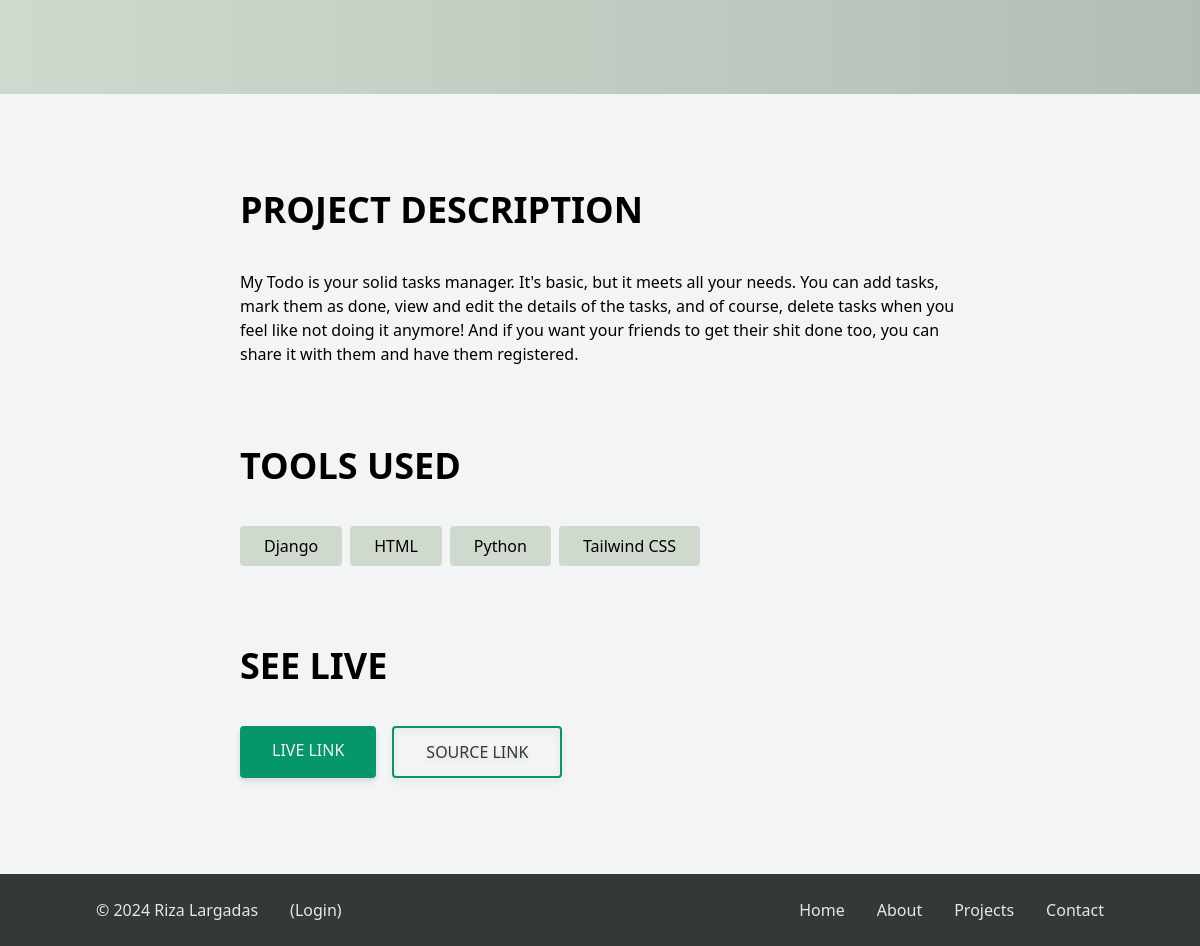
The page /projects/c8a11c6ed48344d09503480bc0790347/ (lower part) on the database as committed earlier.
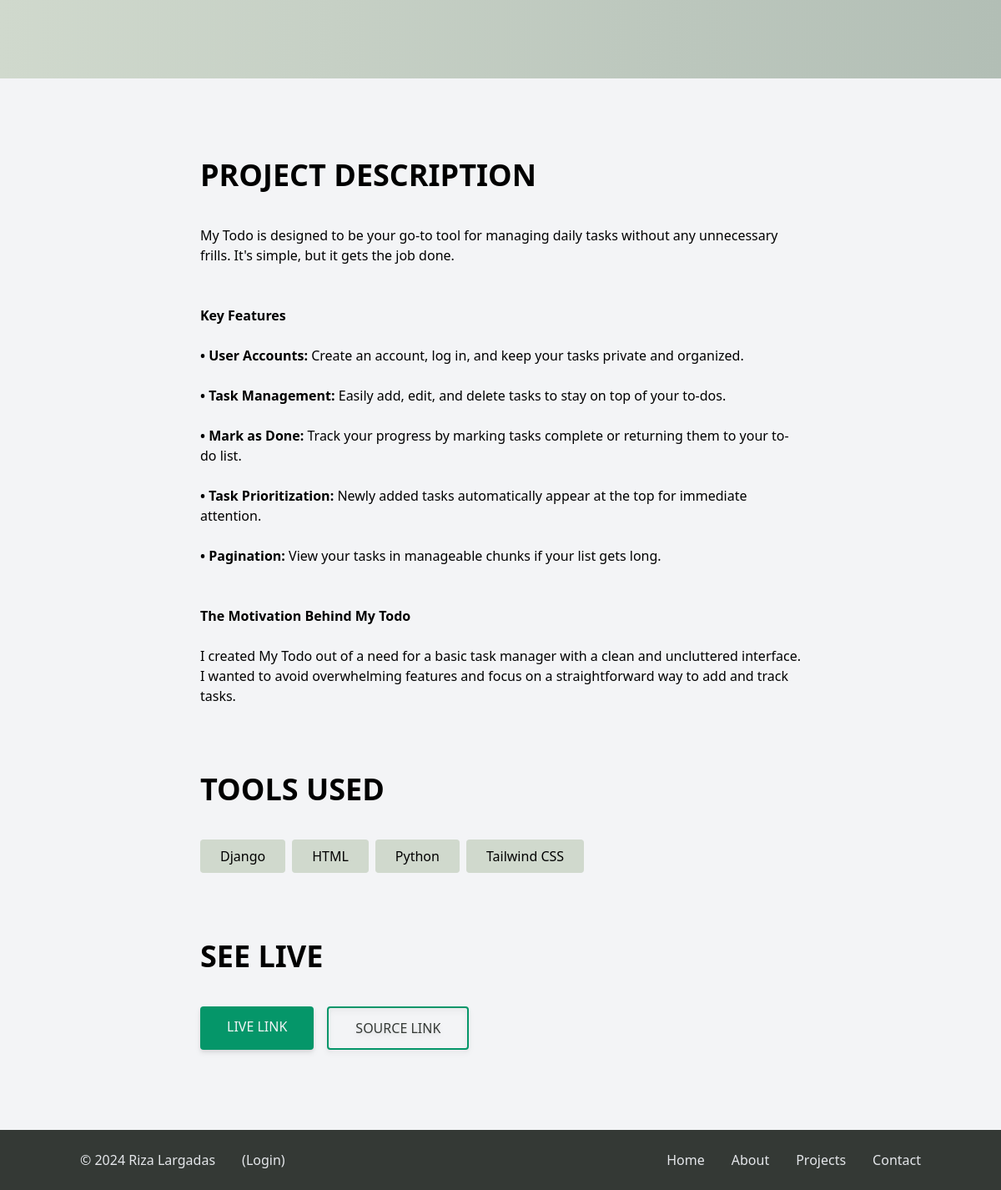
The same page on the database as committed later.
### project/models.py (models this page shows, shortened)
class Project(models.Model):
    id = models.UUIDField(default=uuid.uuid4, primary_key=True, editable=False)
    title = models.CharField(max_length=200)
    overview = models.TextField(blank=True, null=True)
    description = HTMLField(null=True, blank=True)
    project_image = models.ImageField(
        upload_to="projects/", default="default.png")
    tags = models.ManyToManyField(Tag)
    date_created = models.DateTimeField(auto_now_add=True)
    live_link = models.CharField(max_length=1000, null=True, blank=True)
    source_link = models.CharField(max_length=1000, null=True, blank=True)
    class Meta:
        ordering = ["-date_created"]

### project/views.py (the view)
# urls.py: path('projects/', include('project.urls')),
def project(request, pk):
    project = get_object_or_404(Project, pk=pk)
    return render(request, 'project/project.html', {'project': project})

### project/models.py (called while the page is built)
    def __str__(self):
        return self.name

### project/templates/project/project.html (shortened to what this page needs)
{% extends "core/base.html" %}
{% block content %}
<section class=''>
    <div class="flex flex-col items-center px-10 md:px-24 py-10 md:py-24 bg-gradient-to-r from-light-gray to-ash-gray">
    </div>
    <div class="w-[80%] md:w-[60%] mx-auto py-10 md:py-24">
        <h2 class='text-3xl md:text-4xl font-bold'><span class="uppercase">Project Description</span></h2>
        <p class='mt-10'>{{project.description|safe}}</p>
        <h2 class='text-3xl md:text-4xl font-bold mt-20'><span class="uppercase">Tools Used</span></h2>
        <ul class="mt-10 mx-auto flex flex-wrap gap-2">
            {% for tag in project.tags.all %}
                <li class='py-2 px-6 bg-light-gray rounded font-medium'>{{tag}}</li>
            {% endfor %}
        </ul>
        <h2 class='text-3xl md:text-4xl font-bold mt-20'><span class="uppercase">See Live</span></h2>
        <div class='flex gap-4'>
            <a href="{{project.live_link}}" target="_blank" class="inline-block w-fit mt-10 py-3 px-8 bg-emerald-600 hover:bg-dimmest-gray text-gray-100 font-medium rounded drop-shadow-md"><span class='uppercase'>Live Link</span></a>
            <a href="{{project.source_link}}" target="_blank" class="inline-block w-fit mt-10 py-3 px-8 border-2 text-dimmest-gray border-emerald-600 hover:bg-emerald-600 hover:text-gray-100 font-medium rounded drop-shadow-md"><span class='uppercase'>Source Link</span></a>
        </div>
    </div>
</section>
{% endblock %}

Rows that differ between the two databases and show on the page:
changed Project: description "My Todo is your solid tasks manager. It's basic, but it meets all your needs. You can add tasks, mark them as done, view and edit the details of the tasks, and of course, delete tasks when you feel like not doing it anymore! And if you want your friends to get their shit done too, you can share it with them and have them registered." → "My Todo is designed to be your go-to tool for managing daily tasks without any unnecessary frills. It's simple, but it gets the job done. Key Features • User Accounts: Create an account, log in, and keep your tasks private and organized. • Task Management: Easily add, edit, and delete tasks to stay on top of your to-dos. • Mark as Done: Track your progress by marking tasks complete or returning them to your to-do list. • Task Prioritization: Newly added tasks automatically appear at the top for immediate attention. • Pagination: View your tasks in manageable chunks if your list gets long. The Motivation Behind My Todo I created My Todo out of a need for a basic task manager with a clean and…"
